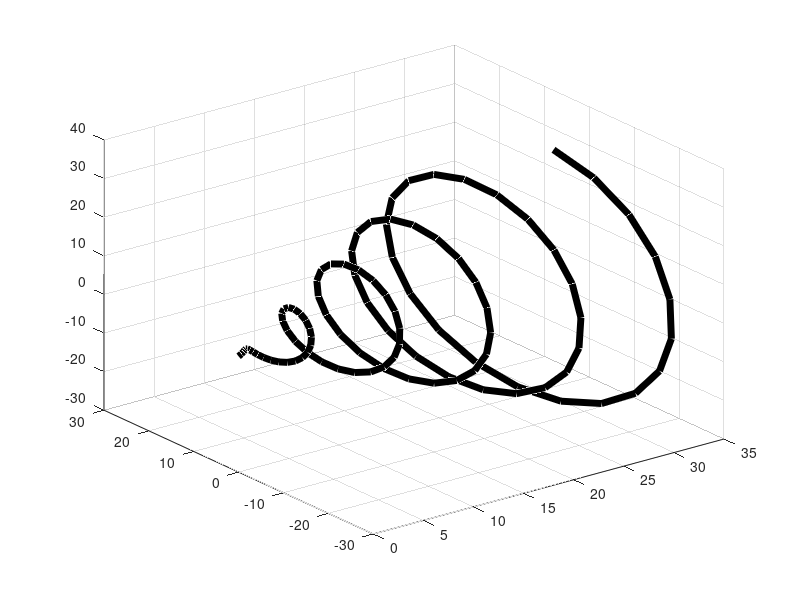

Source code (MATLAB):
% Use plot3 to plot a "growing" spiral with a grid.

x = linspace(0, 10 * pi);
y = sin(x) .* x;
z = cos(x) .* x;

plot3(x, y, z, 'k', 'linewidth', 5);
grid on;
